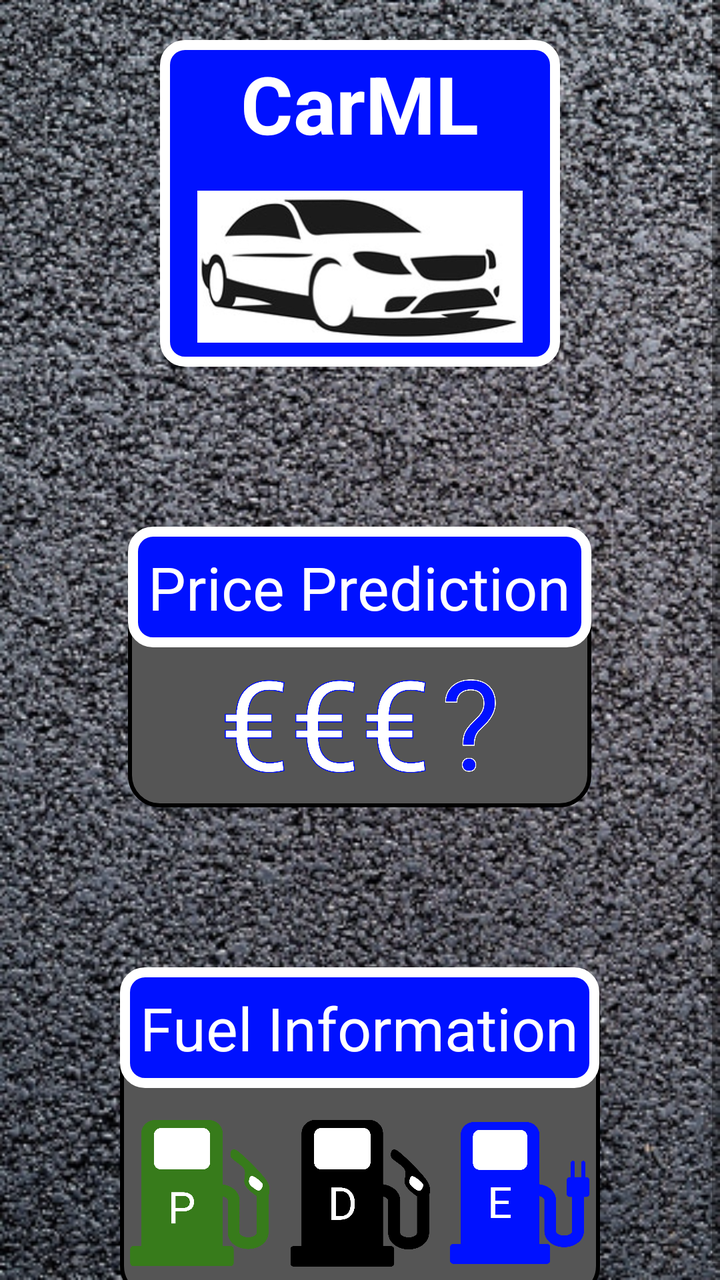
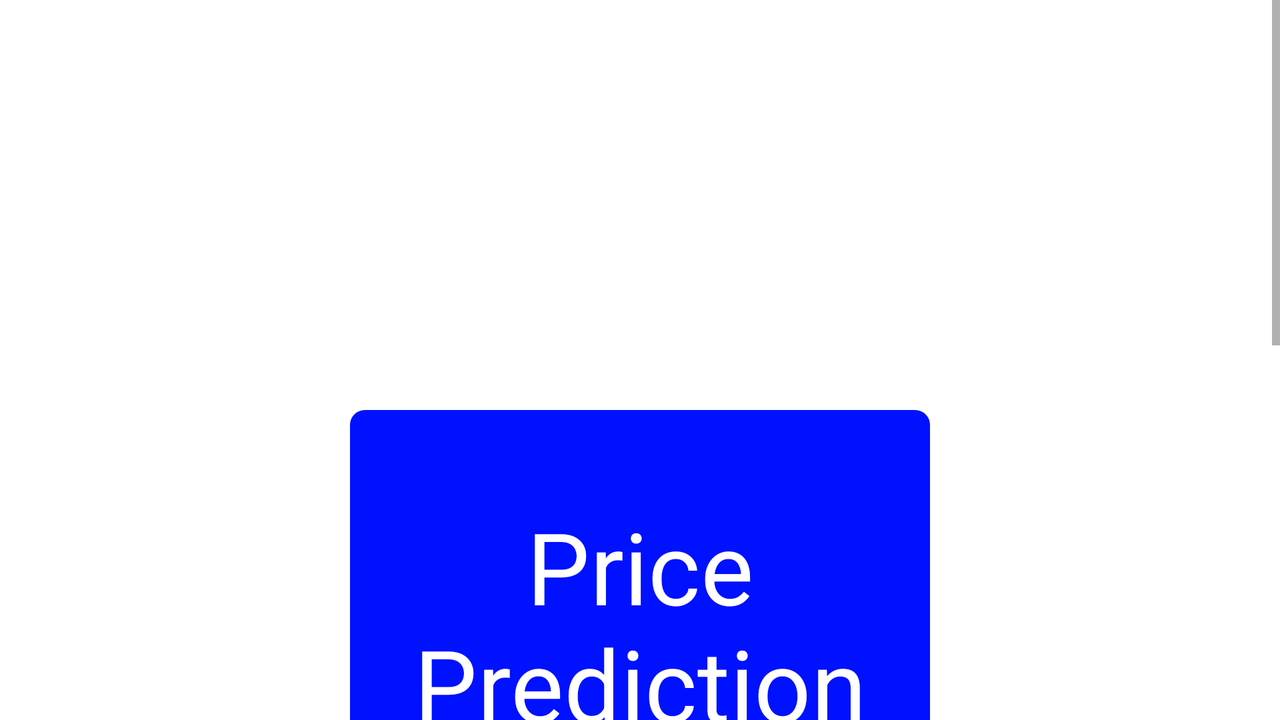

Compare how this app lays out the same screen by default and in its alternative resource folder. The renders come first, then the two layout files and the values they reference.
<!-- AndroidManifest.xml: application theme Theme.CarML -->
<!-- res/layout/activity_main.xml -->
<?xml version="1.0" encoding="utf-8"?>
<androidx.appcompat.widget.LinearLayoutCompat
    xmlns:android="http://schemas.android.com/apk/res/android"
    xmlns:tools="http://schemas.android.com/tools"
    android:layout_width="match_parent"
    android:layout_height="match_parent"
    tools:context=".MainActivity"
    android:background="@drawable/tarmac_wallpaper"
    android:orientation="vertical">

    
    <ScrollView
        android:layout_width="match_parent"
        android:layout_height="match_parent">

        
        <RelativeLayout
            android:id="@+id/main"
            android:layout_width="match_parent"
            android:layout_height="wrap_content">

            
            <RelativeLayout
                android:id="@+id/banner_layout"
                android:layout_width="wrap_content"
                android:layout_height="wrap_content"
                android:layout_centerHorizontal="true"
                android:background="@drawable/menu_button"
                android:layout_marginTop="@dimen/margin20">

                <TextView
                    android:id="@+id/carml_banner"
                    style="@style/Logo"
                    android:text="@string/home_banner"
                    android:contentDescription="@string/noCD"/>

                <ImageView
                    android:id="@+id/carml_logo"
                    android:layout_width="200dp"
                    android:layout_height="100dp"
                    android:layout_centerHorizontal="true"
                    android:layout_below="@id/carml_banner"
                    android:src="@drawable/carml_logo"
                    android:padding="12dp"
                    android:contentDescription="@string/noCD"/>
            </RelativeLayout>

            
            <RelativeLayout
                android:id="@+id/price_prediction_layout"
                android:layout_width="wrap_content"
                android:layout_height="wrap_content"
                android:layout_centerHorizontal="true"
                android:layout_below="@id/banner_layout"
                android:background="@drawable/rectangle_round"
                android:layout_marginTop="80dp">

                <TextView
                    android:id="@+id/price_prediction_button"
                    style="@style/MenuButton"
                    android:layout_centerVertical="false"
                    android:text="@string/price_prediction"
                    android:contentDescription="@string/price_prediction_buttonCD"/>

                <ImageView
                    android:layout_width="160dp"
                    android:layout_height="80dp"
                    android:layout_centerHorizontal="true"
                    android:layout_below="@id/price_prediction_button"
                    android:src="@drawable/price_prediction_symbol"
                    android:contentDescription="@string/noCD"/>
            </RelativeLayout>

            
            <RelativeLayout
                android:id="@+id/fuel_information_layout"
                android:layout_width="wrap_content"
                android:layout_height="wrap_content"
                android:layout_centerHorizontal="true"
                android:layout_below="@id/price_prediction_layout"
                android:background="@drawable/rectangle_round"
                android:layout_marginTop="80dp">

                <TextView
                    android:id="@+id/fuel_information_button"
                    style="@style/MenuButton"
                    android:layout_centerVertical="false"
                    android:text="@string/fuel_information"
                    android:contentDescription="@string/fuel_information_buttonCD"/>
                <ImageView
                    android:id="@+id/petrol_symbol"
                    android:layout_width="70dp"
                    android:layout_height="105dp"
                    android:layout_centerHorizontal="true"
                    android:src="@drawable/petrol_symbol"
                    android:layout_below="@id/fuel_information_button"
                    android:layout_alignStart="@id/fuel_information_button"
                    android:layout_marginStart="@dimen/margin5"
                    android:layout_marginEnd="@dimen/margin5"
                    android:contentDescription="@string/petrol"/>
                <ImageView
                    android:id="@+id/diesel_symbol"
                    android:layout_width="70dp"
                    android:layout_height="105dp"
                    android:layout_centerHorizontal="true"
                    android:src="@drawable/diesel_symbol"
                    android:layout_below="@id/fuel_information_button"
                    android:layout_toEndOf="@id/petrol_symbol"
                    android:layout_marginStart="@dimen/margin5"
                    android:layout_marginEnd="@dimen/margin5"
                    android:contentDescription="@string/diesel"/>
                <ImageView
                    android:id="@+id/electric_symbol"
                    android:layout_width="70dp"
                    android:layout_height="105dp"
                    android:layout_centerHorizontal="true"
                    android:src="@drawable/electric_symbol"
                    android:layout_below="@id/fuel_information_button"
                    android:layout_toEndOf="@id/diesel_symbol"
                    android:layout_marginStart="@dimen/margin5"
                    android:layout_marginEnd="@dimen/margin5"
                    android:contentDescription="@string/electric"/>
            </RelativeLayout>
        </RelativeLayout>
    </ScrollView>
</androidx.appcompat.widget.LinearLayoutCompat>
<!-- resources referenced by this layout -->
<resources>
  <dimen name="margin20">20dp</dimen>
  <dimen name="margin5">5dp</dimen>
  <!-- drawable carml_logo: png bitmap (drawable, 296372 bytes) -->
  <!-- drawable diesel_symbol: png bitmap (drawable, 49680 bytes) -->
  <!-- drawable electric_symbol: png bitmap (drawable, 39020 bytes) -->
  <!-- drawable menu_button (drawable) -->
  <?xml version="1.0" encoding="utf-8"?>
  <shape xmlns:android="http://schemas.android.com/apk/res/android"
      android:shape="rectangle">
      <solid
          android:color="@color/blue_sign"/>
      <stroke
          android:width="5dp"
          android:color="@color/white"/>
      <corners
          android:radius="@dimen/margin10"/>
  </shape>
  <!-- drawable petrol_symbol: png bitmap (drawable, 54626 bytes) -->
  <!-- drawable price_prediction_symbol: png bitmap (drawable, 61480 bytes) -->
  <!-- drawable rectangle_round (drawable) -->
  <?xml version="1.0" encoding="UTF-8"?>
  <shape
      xmlns:android="http://schemas.android.com/apk/res/android"
      android:id="@+id/input_form_rectangle">
      <corners android:radius="15dp" />
      <stroke android:width="2dp" android:color="#000000" />
      <solid android:color="@color/grey" />
  </shape>
  <!-- drawable tarmac_wallpaper: png bitmap (drawable, 456420 bytes) -->
  <string name="diesel">Diesel</string>
  <string name="electric">Electric</string>
  <string name="fuel_information">Fuel Information</string>
  <string name="fuel_information_buttonCD">Fuel Information. Tap for information on fuel types.</string>
  <string name="home_banner" translatable="false">CarML</string>
  <string name="noCD" translatable="false"> </string>
  <string name="petrol">Petrol</string>
  <string name="price_prediction">Price Prediction</string>
  <string name="price_prediction_buttonCD">Price Prediction. Tap to begin predicting a price.
      </string>
  <style name="Logo">
          <item name="android:layout_width">wrap_content</item>
          <item name="android:layout_height">wrap_content</item>
          <item name="android:layout_centerHorizontal">true</item>
          <item name="android:textColor">@color/white</item>
          <item name="android:textStyle">bold</item>
          <item name="android:textSize">@dimen/banner_text_size</item>
          <item name="android:padding">@dimen/margin5</item>
          <item name="android:gravity">center</item>
      </style>
  <style name="MenuButton">
          <item name="android:layout_width">wrap_content</item>
          <item name="android:layout_height">wrap_content</item>
          <item name="android:background">@drawable/menu_button</item>
          <item name="android:layout_centerVertical">true</item>
          <item name="android:textSize">@dimen/menu_button_text_size</item>
          <item name="android:padding">@dimen/margin10</item>
          <item name="android:gravity">center</item>
      </style>
  <style name="Theme.CarML" parent="Theme.MaterialComponents.DayNight.NoActionBar">
          
          <item name="colorPrimary">@color/white</item>
          <item name="colorPrimaryVariant">@color/black</item>
          <item name="colorOnPrimary">@color/white</item>
          
          <item name="colorSecondary">@color/white</item>
          <item name="colorSecondaryVariant">@color/teal_700</item>
          <item name="colorOnSecondary">@color/white</item>
          <item name="android:textColor">@color/white</item>
          <item name="android:textSize">18sp</item>
          
          <item name="android:statusBarColor" tools:targetApi="l">?attr/colorPrimaryVariant</item>
          
      </style>
  <color name="blue_sign">#0011FF</color>
  <color name="white">#FFFFFFFF</color>
  <dimen name="margin10">10dp</dimen>
  <color name="grey">#555555</color>
  <dimen name="banner_text_size">40sp</dimen>
  <dimen name="menu_button_text_size">30sp</dimen>
  <color name="black">#FF000000</color>
  <color name="teal_700">#FF018786</color>
</resources>
<!-- res/layout-land/activity_main.xml (the repository's variant of the layout above) -->
<!-- drawn on the phone turned sideways -->
<?xml version="1.0" encoding="utf-8"?>
<androidx.appcompat.widget.LinearLayoutCompat
    xmlns:android="http://schemas.android.com/apk/res/android"
    xmlns:tools="http://schemas.android.com/tools"
    android:layout_width="match_parent"
    android:layout_height="match_parent"
    tools:context=".MainActivity"
    android:background="@drawable/tarmac"
    android:orientation="vertical">

    
    <ScrollView
        android:layout_width="match_parent"
        android:layout_height="match_parent">

        
        <RelativeLayout
            android:id="@+id/main"
            android:layout_width="match_parent"
            android:layout_height="wrap_content">

            
            <RelativeLayout
                android:id="@+id/banner_layout"
                android:layout_width="match_parent"
                android:layout_height="wrap_content">

                <TextView
                    android:id="@+id/carml_banner"
                    style="@style/LandBanner"
                    android:text="@string/home_banner"
                    android:contentDescription="@string/noCD"/>
            </RelativeLayout>

            
            <RelativeLayout
                android:id="@+id/price_prediction_layout"
                android:layout_width="match_parent"
                android:layout_height="wrap_content"
                android:layout_below="@id/banner_layout"
                android:layout_marginTop="50dp">

                <TextView
                    android:id="@+id/price_prediction_button"
                    style="@style/LandMenuButton"
                    android:text="@string/price_prediction"
                    android:contentDescription="@string/price_prediction_buttonCD"/>
            </RelativeLayout>

            
            <RelativeLayout
                android:id="@+id/fuel_information_layout"
                android:layout_width="match_parent"
                android:layout_height="wrap_content"
                android:layout_below="@id/price_prediction_layout"
                android:layout_marginTop="100dp">

                <TextView
                    android:id="@+id/fuel_information_button"
                    style="@style/LandMenuButton"
                    android:text="@string/fuel_information"
                    android:contentDescription="@string/price_prediction_buttonCD"/>
            </RelativeLayout>
        </RelativeLayout>
    </ScrollView>
</androidx.appcompat.widget.LinearLayoutCompat>
<!-- resources referenced by the variant -->
<!-- as the phone turned sideways resolves them -->
<resources>
  <string name="fuel_information">Fuel Information</string>
  <string name="home_banner" translatable="false">CarML</string>
  <string name="noCD" translatable="false"> </string>
  <string name="price_prediction">Price Prediction</string>
  <string name="price_prediction_buttonCD">Price Prediction. Tap to begin predicting a price.
      </string>
  <style name="LandBanner">
          <item name="android:layout_width">wrap_content</item>
          <item name="android:layout_height">@dimen/land_banner_height</item>
          <item name="android:layout_centerHorizontal">true</item>
          <item name="android:textColor">@color/white</item>
          <item name="android:textStyle">bold</item>
          <item name="android:textSize">@dimen/land_banner_text_size</item>
          <item name="android:padding">@dimen/margin10</item>
          <item name="android:gravity">center</item>
          <item name="android:background">@drawable/banner</item>
      </style>
  <style name="LandMenuButton">
          <item name="android:layout_width">300dp</item>
          <item name="android:layout_height">225dp</item>
          <item name="android:background">@drawable/menu_button</item>
          <item name="android:layout_centerHorizontal">true</item>
          <item name="android:textSize">@dimen/land_menu_button_text_size</item>
          <item name="android:gravity">center</item>
      </style>
  <style name="Theme.CarML" parent="Theme.MaterialComponents.DayNight.NoActionBar">
          
          <item name="colorPrimary">@color/white</item>
          <item name="colorPrimaryVariant">@color/black</item>
          <item name="colorOnPrimary">@color/white</item>
          
          <item name="colorSecondary">@color/white</item>
          <item name="colorSecondaryVariant">@color/teal_700</item>
          <item name="colorOnSecondary">@color/white</item>
          <item name="android:textColor">@color/white</item>
          <item name="android:textSize">18sp</item>
          
          <item name="android:statusBarColor" tools:targetApi="l">?attr/colorPrimaryVariant</item>
          
      </style>
  <dimen name="land_banner_height">150dp</dimen>
  <color name="white">#FFFFFFFF</color>
  <dimen name="land_banner_text_size">60sp</dimen>
  <dimen name="margin10">10dp</dimen>
  <!-- drawable menu_button (drawable) -->
  <?xml version="1.0" encoding="utf-8"?>
  <shape xmlns:android="http://schemas.android.com/apk/res/android"
      android:shape="rectangle">
      <solid
          android:color="@color/blue_sign"/>
      <stroke
          android:width="5dp"
          android:color="@color/white"/>
      <corners
          android:radius="@dimen/margin10"/>
  </shape>
  <dimen name="land_menu_button_text_size">50sp</dimen>
  <color name="black">#FF000000</color>
  <color name="teal_700">#FF018786</color>
  <color name="blue_sign">#0011FF</color>
</resources>
